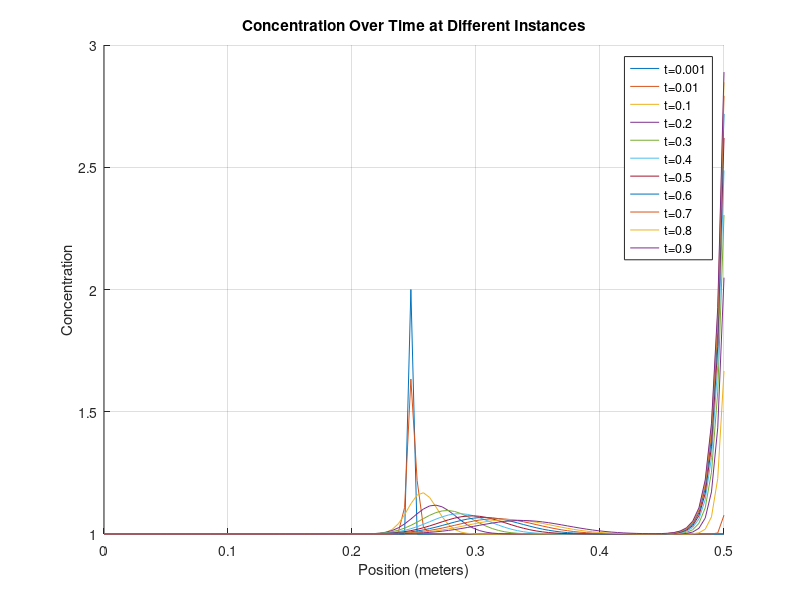
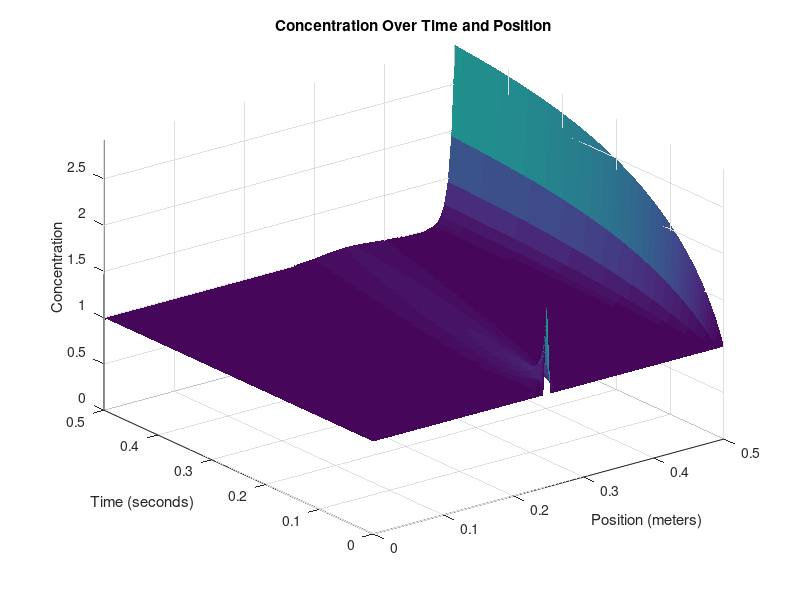

Recreate these plots in MATLAB, in order.
%__Gruppe 3-Simulering-3.Sem__
clear
close all
clc
%% Inital Parameters 
% Define parameters
domain_length = 0.5;   % Domain length (meters)
domain_steps = 100;    % Number of spatial domain_steps points
dx = domain_length / (domain_steps - 1);

time_length = 0.5;      % Time length (seconds)
time_steps = 500;       % Number of time steps
dt = time_length / time_steps;

D = 0.001;               % Diffusion coefficient
%velocity = 0.2;         % Constant velocity (m/s)
feed_conc = 1; % Constant solute concentration at the first cell
rejection_rate = 0.5; % No rejection

% Velocity function
velocity_function = @(Conc) 0.2; % Velocity [m/s]

%Constants
R=8.31415; % Gasconstant []
T=273.15+20; %Temperature [K]

% Create a grid for space and time
x = linspace(0, domain_length, domain_steps);
t = linspace(0, time_length, time_steps);

% Initialize the concentration array (1D)
C = ones(domain_steps, time_steps);
% Initial condition (as a column vector)
C(domain_steps/2,1)=2;
rho = velocity_function(T)*dx/dt;
r = D*dx/dt;
fprintf(' r = %f \n rho = %f ', r, rho);
if (1-2*r-rho)<0 
   fprintf('ERROR: Stabilitetsfejl');
end

%% Time-stepping loop
for j = 2:time_steps
    for i = 1:domain_steps
        % Calculate the second derivative in x direction
        if i == 1 %__First Cell__
             C(1,:) = feed_conc; % Fill the first cell with inflow concentration
            % No left neighbor at the first cell
            d2Cdx2 = D * (C(2, j-1) -  C(1, j-1)) / dx^2;
             % Apply advection and inflow at the first cell
            dCdt_advection = -velocity_function(T) * C(i, j-1) / dx;
        elseif i == domain_steps %__Membrane Cell___
            % No right neighbor at the last cell and MEMBRANE
            d2Cdx2 = (D * (C(domain_steps - 1, j-1) - C(domain_steps, j-1)) / dx^2) + C(i,j-1)*(rejection_rate)*velocity_function(T)/(dx);
        else    %__Normal Cells__
            % Calculate the second derivative normally
            d2Cdx2 = D * (C(i + 1, j-1) - 2 * C(i, j-1) + C(i - 1, j-1)) / dx^2;
            % Apply advection term
            dCdt_advection = -velocity_function(T) * (C(i, j-1) - C(i-1, j-1)) / dx;
        end
        % Apply the diffusion-advection-(electromigration) equation
        C(i, j) = C(i, j-1) + dt * (d2Cdx2 + dCdt_advection);
    end
end

%% Plot 1 - 2D
% Define fractions of time steps you want to visualize
time_fraction = [0.001, 0.01, 0.1, 0.2, 0.3, 0.4, 0.5, 0.6, 0.7, 0.8, 0.9];  % For example, 0.1 corresponds to 10% of time steps

% Calculate the corresponding time indices
time_instances = round(time_fraction * time_steps);

% Create a figure for the first plot
figure;
hold on;

% Plot concentration at specific time instances
for i = 1:length(time_instances)
    time_index = time_instances(i);
    plot(x, C(:, time_index));
end

xlabel('Position (meters)');
ylabel('Concentration');
title('Concentration Over Time at Different Instances');

% Add a legend for clarity
legend(arrayfun(@(f) ['t=', num2str(f)], time_fraction, 'UniformOutput', false));

grid on;
hold off;

%% Plot 2 - 3D
% Create a 3D surface plot to visualize concentration over time and position
[T, X] = meshgrid(t, x);
figure;
h = surf(X, T, C); % Transpose removed here
xlabel('Position (meters)');
ylabel('Time (seconds)');
zlabel('Concentration');
title('Concentration Over Time and Position');

% Set axis limits to start at the origin
xlim([0, domain_length]);
ylim([0, time_length]);
zlim([0, max(C(:))]); % Assuming max(C(:)) is the maximum concentration in your data


set(h,'LineStyle','none')
%colormap(jet)
